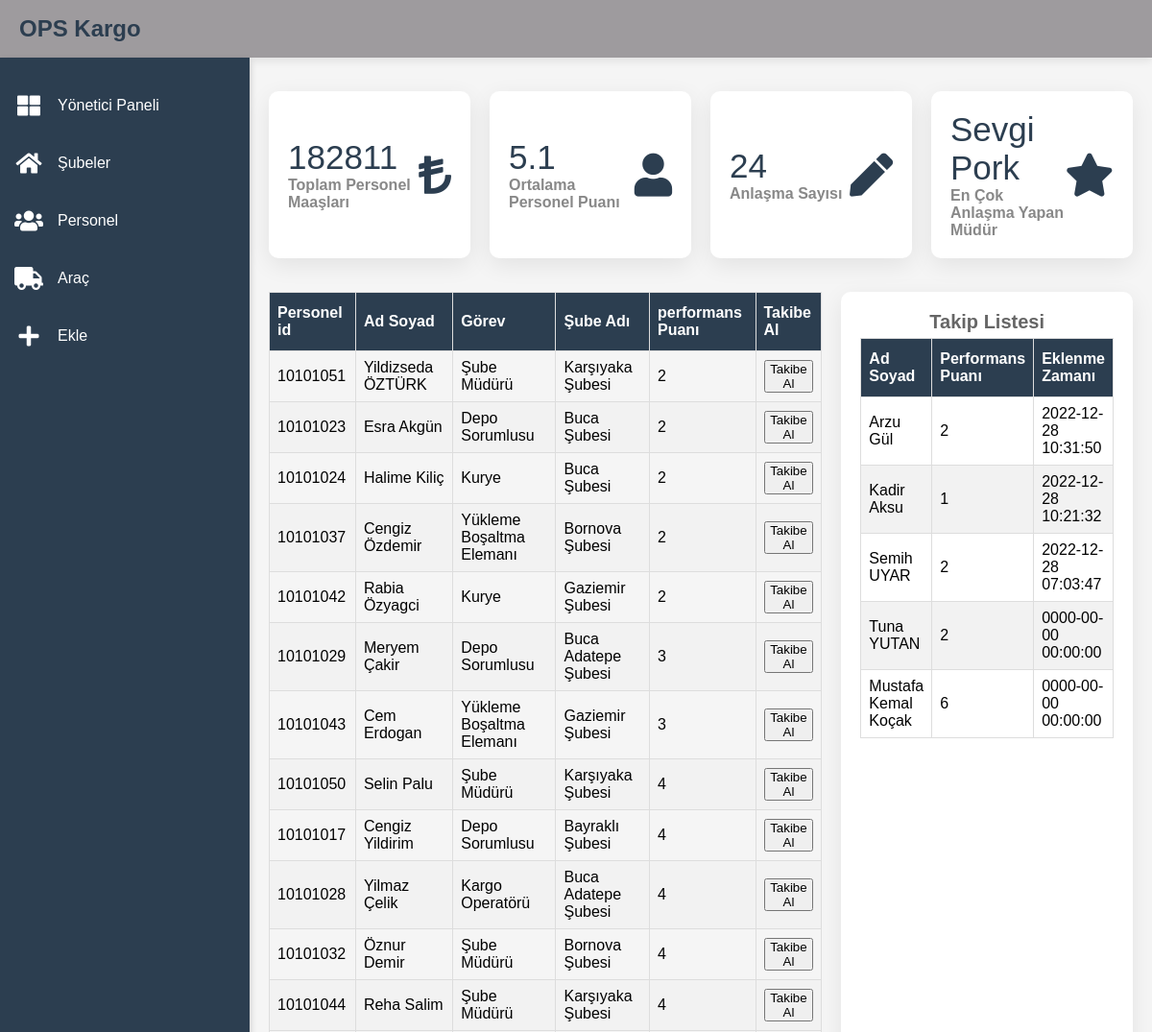
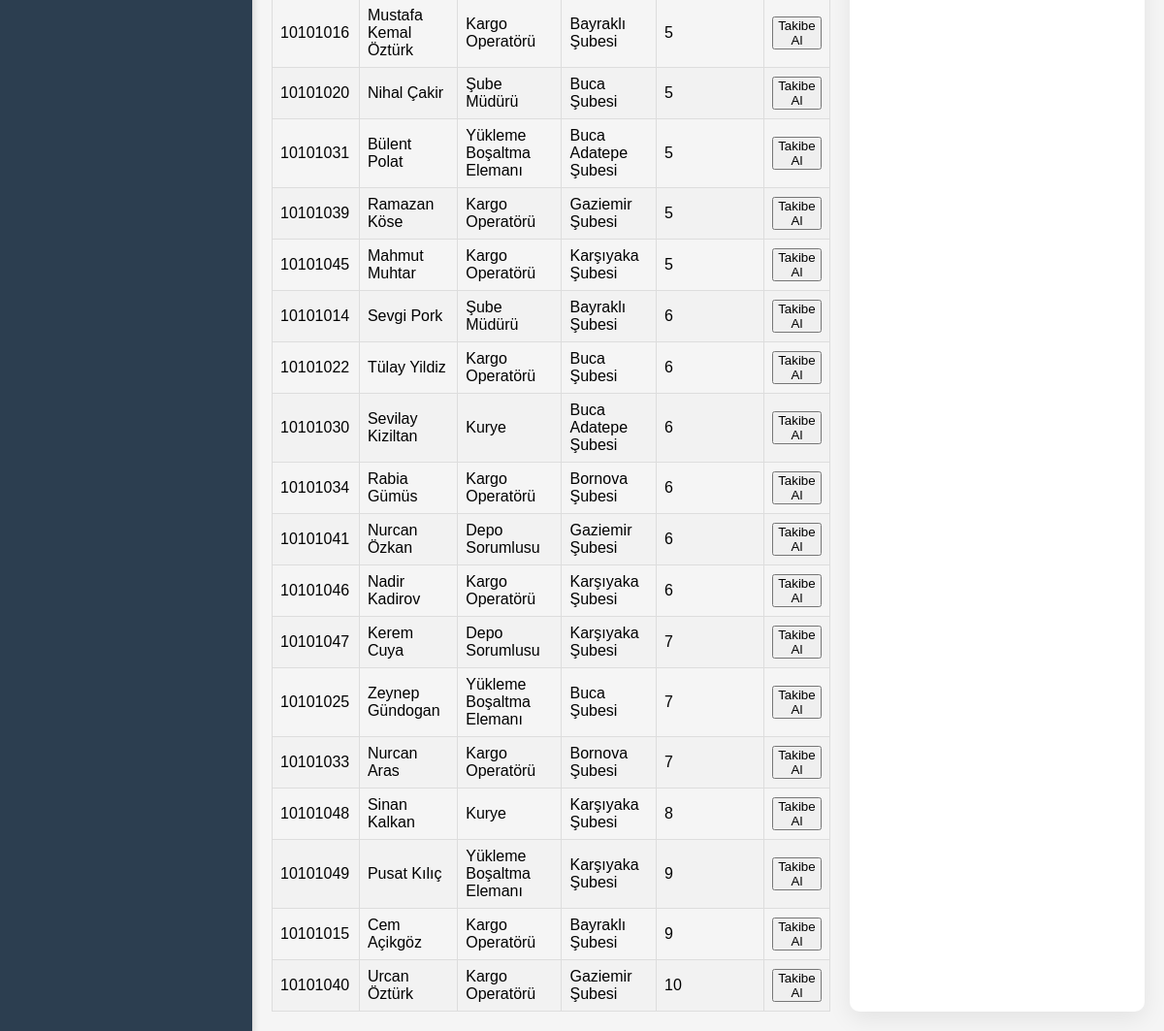
Page /personelAnaliz.php on the committed database (2 pictures, top to bottom).
### tables this page shows
CREATE TABLE IF NOT EXISTS `personel` (
  `perID` int NOT NULL,
  `perAd` varchar(255) NOT NULL,
  `perSoyad` varchar(255) NOT NULL,
  `performansPuani` int NOT NULL,
  `personelMaas` int NOT NULL,
  `perTel` varchar(255) NOT NULL,
  `perMail` varchar(255) NOT NULL,
  `subeID` int NOT NULL,
  `gorevID` int NOT NULL,
  PRIMARY KEY (`perID`),
  KEY `gorev_personel` (`gorevID`),
  KEY `sube_personel` (`subeID`)
);

CREATE TABLE IF NOT EXISTS `gorev` (
  `gorevID` int NOT NULL,
  `gorevAd` varchar(255) NOT NULL,
  PRIMARY KEY (`gorevID`)
);

CREATE TABLE IF NOT EXISTS `sube` (
  `subeID` int NOT NULL,
  `subeAd` varchar(255) NOT NULL,
  `subeKapasite` int NOT NULL,
  `kira` int NOT NULL,
  `ilceID` int NOT NULL,
  `sirketID` int NOT NULL,
  PRIMARY KEY (`subeID`),
  KEY `sube_ilce` (`ilceID`),
  KEY `sirketgels` (`sirketID`)
);

CREATE TABLE IF NOT EXISTS `kara_liste` (
  `perAd` varchar(255) NOT NULL,
  `perSoyad` varchar(255) NOT NULL,
  `performansPuani` int NOT NULL,
  `eklenme_tarihi` timestamp NOT NULL
);

### personelAnaliz.php (the view, shortened to what this page needs)
<?php
$db = new mysqli("localhost", "root", "", "kds");
$musterisorgu = $db->prepare("SELECT SUM(personel.personelMaas) p_maas FROM personel");
$musterisorgu->execute();
$musterisonuc = $musterisorgu->get_result();
$musteri_sayisi = $musterisonuc->fetch_assoc();
$satissorgu = $db->prepare(" SELECT round(AVG(personel.performansPuani),1) puan FROM personel");
$satissorgu->execute();
$satissonuc = $satissorgu->get_result();
$satis_sayisi = $satissonuc->fetch_assoc();
$subesorgu = $db->prepare("SELECT COUNT(antlasmalar.antlasmaID) sayi FROM antlasmalar");
$subesorgu->execute();
$subesonuc = $subesorgu->get_result();
$sube_sayisi = $subesonuc->fetch_assoc();
$bankasorgu = $db->prepare("SELECT CONCAT(personel.perAd,' ',personel.perSoyad) as pid, COUNT(antlasmalar.antlasmaID) as agreement_count
FROM antlasmalar
JOIN personel ON antlasmalar.perID = personel.perID
GROUP BY personel.perID
ORDER BY agreement_count DESC LIMIT 1;");
$bankasorgu->execute();
$bankasonuc = $bankasorgu->get_result();
$banka_sayisi = $bankasonuc->fetch_assoc();
?>
<?php
$baglanti = mysqli_connect("localhost", "root", "", "kds");
$baglanti->set_charset("utf8");
$baglanti->query('SET NAMES utf8');
$sorgu = $baglanti->query("SELECT personel.perID as perID, concat(personel.perAd,' ',personel.perSoyad) as ad, gorev.gorevAd as gorevv, sube.subeAd as s_ad, personel.performansPuani as puan
    FROM sube,personel,gorev
    WHERE sube.subeID=personel.subeID AND gorev.gorevID=personel.gorevID
    GROUP BY personel.perID
    ORDER BY personel.performansPuani ASC
    ");
$datas = array();
while ($sonuc = $sorgu->fetch_assoc()) {
    $datas[] = $sonuc;
}
$karaListeSorgu = $baglanti->query("SELECT concat(kara_liste.perAd,' ',kara_liste.perSoyad) as adsoyad, kara_liste.performansPuani as perfpuan, kara_liste.eklenme_tarihi as tarih FROM `kara_liste` ORDER BY kara_liste.eklenme_tarihi DESC");
$karaListeData = array();
while($sonuc = $karaListeSorgu->fetch_assoc()){
    $karaListeData[] = $sonuc;
}
?>
<!DOCTYPE html>
<html lang="tr">
<head>
    <link rel="stylesheet" href="https://pro.fontawesome.com/releases/v5.10.0/css/all.css" />
    <link rel="stylesheet" href="styles.css">
</head>
<body>
    <div class="container">
        <div class="topbar">
            <div class="logo">
                <h2>OPS Kargo</h2>
            </div>
        </div>
        <div class="sidebar">
            <ul>
                <li>
                    <a href="index.php">
                        <i class="fas fa-th-large"></i>
                        <div>Yönetici Paneli</div>
                    </a>
                </li>
                <li>
                    <a href="subeler.php">
                        <i class="fas fa-home"></i>
                        <div>Şubeler</div>
                    </a>
                </li>
                <li>
                    <a href="personelAnaliz.php">
                        <i class="fas fa-users"></i>
                        <div>Personel</div>
                    </a>
                </li>
                <li>
                    <a href="aracAnaliz.php">
                        <i class="fas fa-truck"></i>
                        <div>Araç</div>
                    </a>
                </li>
                <li>
                    <a href="deneme.php">
                        <i class="fas fa-plus"></i>
                        <div>Ekle</div>
                    </a>
                </li>
            </ul>
        </div>
        <div class="main">
            <div class="cards">
                <div class="card">
                    <div class="card-content">
                        <div class="number"><?php echo $musteri_sayisi["p_maas"]; ?></div>
                        <div class="card-name">Toplam Personel Maaşları</div>
                    </div>
                    <div class="icon-box">
                        <i class="fas fa-lira-sign"></i>
                    </div>
                </div>
                <div class="card">
                    <div class="card-content">
                        <div class="number"><?php echo $satis_sayisi["puan"]; ?></div>
                        <div class="card-name">Ortalama Personel Puanı</div>
                    </div>
                    <div class="icon-box">
                        <i class="fas fa-user"></i>
                    </div>
                </div>
                <div class="card">
                    <div class="card-content">
                        <div class="number"><?php echo $sube_sayisi["sayi"]; ?></div>
                        <div class="card-name">Anlaşma Sayısı</div>
                    </div>
                    <div class="icon-box">
                        <i class="fas fa-pen"></i>
                    </div>
                </div>
                <div class="card">
                    <div class="card-content">
                        <div class="number"><?php echo $banka_sayisi["pid"]; ?></div>
                        <div class="card-name">En Çok Anlaşma Yapan Müdür</div>
                    </div>
                    <div class="icon-box">
                        <i class="fas fa-star"></i>
                    </div>
                </div>
            </div>
            <div class="charts">
                <table id="personel">
                    <thead>
                        <tr class="">
                            <th scope="col">Personel id</th>
                            <th scope="col">Ad Soyad</th>
                            <th scope="col">Görev</th>
                            <th scope="col">Şube Adı</th>
                            <th scope="col">performans Puanı</th>
                            <th scope="col">Takibe Al</th>
                        </tr>
                    </thead>
                    <tbody>
                        <?php foreach ($datas as $key => $value) { ?>
                            <tr>
                                <td><?php echo $value["perID"] ?></td>
                                <td><?php echo $value["ad"] ?></td>
                                <td><?php echo $value["gorevv"] ?></td>
                                <td><?php echo $value["s_ad"] ?></td>
                                <td><?php echo $value["puan"] ?></td>
                                <td><button class="btnDanger" id="btnPersonelSil" onclick="personelSil(<?php echo $value['perID'] ?>)">Takibe Al</button></td>
                            </tr>
                        <?php } ?>
                    </tbody>
                </table>
                <div class="chart doughnut-chart">
                    <h2>Takip Listesi</h2>
                    <div>
                        <table id="personel">
                            <thead>
                                <tr class="">
                                    <th scope="col">Ad Soyad</th>
                                    <th scope="col">Performans Puanı</th>
                                    <th scope="col">Eklenme Zamanı</th>
                                </tr>
                            </thead>
                            <tbody>
                                <?php foreach ($karaListeData as $key => $value) { ?>
                                    <tr>
                                        <td><?php echo $value["adsoyad"] ?></td>
                                        <td><?php echo $value["perfpuan"] ?></td>
                                        <td><?php echo $value["tarih"] ?></td>
                                    </tr>
                                <?php } ?>
                            </tbody>
                        </table>
                    </div>
                </div>
            </div>
        </div>
    </div>
</body>
</html>

### styles.css (style rules this page uses)
* { padding: 0; margin: 0; box-sizing: border-box; font-family: 'poppins', sans-serif; }
.topbar { position: fixed; background: rgb(158, 155, 158); box-shadow: 0 4px 8px 0 rgba(0, 0, 0, 0.08); width: 100%; padding: 0 20px; height: 60px; display: grid; grid-template-columns: 2fr 10fr 0.4fr 1fr; align-items: center; z-index: 1; }
.logo h2 { color: #2c3e50; }
.sidebar { position: fixed; top: 60px; width: 260px; height: calc(100% - 60px); background: #2c3e50; overflow-x: hidden; box-shadow: 0 4px 8px 0 rgba(0, 0, 0, 0.2); z-index: 2; }
.sidebar ul { margin-top: 20px; }
.sidebar ul li { width: 100%; list-style: none; }
.sidebar ul li a { width: 100%; text-decoration: none; color: #fff; height: 60px; display: flex; align-items: center; }
.sidebar ul li a i { min-width: 60px; font-size: 24px; text-align: center; }
.main { position: absolute; top: 60px; width: calc(100% - 260px); min-height: calc(100vh - 60px); left: 260px; background: #f5f5f5; }
.cards { width: 100%; padding: 35px 20px; display: grid; grid-template-columns: repeat(4, 1fr); grid-gap: 20px; }
.cards .card { padding: 20px; display: flex; align-items: center; justify-content: space-between; background-color: #fff; border-radius: 10px; box-shadow: 0 7px 25px rgba(0, 0, 0, 0.08); }
.number { font-size: 35px; font-weight: 500; color: #2c3e50; }
.card-name { color: #888; font-weight: 600; }
.icon-box i { font-size: 45px; color: #2c3e50; }
.charts { display: grid; grid-template-columns: 2fr 1fr; grid-gap: 20px; width: 100%; padding: 20px; padding-top: 0; }
.chart { background-color: #fff; padding: 20px; border-radius: 10px; box-shadow: 0 7px 25px rgba(0, 0, 0, 0.08); width: 100%; }
.chart h2 { margin-bottom: 5px; font-size: 20px; color: #666; text-align: center }
#personel { border-collapse: collapse; width: 100%; }
#personel td, #personel th { border: 1px solid #ddd; padding: 8px; }
#personel tr:nth-child(even) { background-color: #f2f2f2; }
#personel th { padding-top: 12px; padding-bottom: 12px; text-align: left; background-color: #2c3e50; color: white; }

### personelAnaliz.php (style rules this page uses)
#personel { border-collapse: collapse; width: 100%; }
#personel td, #personel th { border: 1px solid #ddd; padding: 8px; }
#personel tr:nth-child(even) { background-color: #f2f2f2; }
#personel th { padding-top: 12px; padding-bottom: 12px; text-align: left; background-color: #2c3e50; color: white; }

### rows in the picture
personel: perID "10101051", ad "Yildizseda ÖZTÜRK", gorevID.gorevAd "Şube Müdürü", subeID.subeAd "Karşıyaka Şubesi", performansPuani "2"
personel: perID "10101023", ad "Esra Akgün", gorevID.gorevAd "Depo Sorumlusu", subeID.subeAd "Buca Şubesi", performansPuani "2"
personel: perID "10101024", ad "Halime Kiliç", gorevID.gorevAd "Kurye", subeID.subeAd "Buca Şubesi", performansPuani "2"
personel: perID "10101037", ad "Cengiz Özdemir", gorevID.gorevAd "Yükleme Boşaltma Elemanı", subeID.subeAd "Bornova Şubesi", performansPuani "2"
personel: perID "10101042", ad "Rabia Özyagci", gorevID.gorevAd "Kurye", subeID.subeAd "Gaziemir Şubesi", performansPuani "2"
personel: perID "10101029", ad "Meryem Çakir", gorevID.gorevAd "Depo Sorumlusu", subeID.subeAd "Buca Adatepe Şubesi", performansPuani "3"
personel: perID "10101043", ad "Cem Erdogan", gorevID.gorevAd "Yükleme Boşaltma Elemanı", subeID.subeAd "Gaziemir Şubesi", performansPuani "3"
personel: perID "10101050", ad "Selin Palu", gorevID.gorevAd "Şube Müdürü", subeID.subeAd "Karşıyaka Şubesi", performansPuani "4"
personel: perID "10101017", ad "Cengiz Yildirim", gorevID.gorevAd "Depo Sorumlusu", subeID.subeAd "Bayraklı Şubesi", performansPuani "4"
personel: perID "10101028", ad "Yilmaz Çelik", gorevID.gorevAd "Kargo Operatörü", subeID.subeAd "Buca Adatepe Şubesi", performansPuani "4"
personel: perID "10101032", ad "Öznur Demir", gorevID.gorevAd "Şube Müdürü", subeID.subeAd "Bornova Şubesi", performansPuani "4"
personel: perID "10101044", ad "Reha Salim", gorevID.gorevAd "Şube Müdürü", subeID.subeAd "Karşıyaka Şubesi", performansPuani "4"
personel: perID "10101016", ad "Mustafa Kemal Öztürk", gorevID.gorevAd "Kargo Operatörü", subeID.subeAd "Bayraklı Şubesi", performansPuani "5"
personel: perID "10101020", ad "Nihal Çakir", gorevID.gorevAd "Şube Müdürü", subeID.subeAd "Buca Şubesi", performansPuani "5"
personel: perID "10101031", ad "Bülent Polat", gorevID.gorevAd "Yükleme Boşaltma Elemanı", subeID.subeAd "Buca Adatepe Şubesi", performansPuani "5"
personel: perID "10101039", ad "Ramazan Köse", gorevID.gorevAd "Kargo Operatörü", subeID.subeAd "Gaziemir Şubesi", performansPuani "5"
personel: perID "10101045", ad "Mahmut Muhtar", gorevID.gorevAd "Kargo Operatörü", subeID.subeAd "Karşıyaka Şubesi", performansPuani "5"
personel: perID "10101014", ad "Sevgi Pork", gorevID.gorevAd "Şube Müdürü", subeID.subeAd "Bayraklı Şubesi", performansPuani "6"
personel: perID "10101022", ad "Tülay Yildiz", gorevID.gorevAd "Kargo Operatörü", subeID.subeAd "Buca Şubesi", performansPuani "6"
personel: perID "10101030", ad "Sevilay Kiziltan", gorevID.gorevAd "Kurye", subeID.subeAd "Buca Adatepe Şubesi", performansPuani "6"
personel: perID "10101034", ad "Rabia Gümüs", gorevID.gorevAd "Kargo Operatörü", subeID.subeAd "Bornova Şubesi", performansPuani "6"
personel: perID "10101041", ad "Nurcan Özkan", gorevID.gorevAd "Depo Sorumlusu", subeID.subeAd "Gaziemir Şubesi", performansPuani "6"
personel: perID "10101046", ad "Nadir Kadirov", gorevID.gorevAd "Kargo Operatörü", subeID.subeAd "Karşıyaka Şubesi", performansPuani "6"
personel: perID "10101047", ad "Kerem Cuya", gorevID.gorevAd "Depo Sorumlusu", subeID.subeAd "Karşıyaka Şubesi", performansPuani "7"
personel: perID "10101025", ad "Zeynep Gündogan", gorevID.gorevAd "Yükleme Boşaltma Elemanı", subeID.subeAd "Buca Şubesi", performansPuani "7"
personel: perID "10101033", ad "Nurcan Aras", gorevID.gorevAd "Kargo Operatörü", subeID.subeAd "Bornova Şubesi", performansPuani "7"
personel: perID "10101048", ad "Sinan Kalkan", gorevID.gorevAd "Kurye", subeID.subeAd "Karşıyaka Şubesi", performansPuani "8"
personel: perID "10101049", ad "Pusat Kılıç", gorevID.gorevAd "Yükleme Boşaltma Elemanı", subeID.subeAd "Karşıyaka Şubesi", performansPuani "9"
personel: perID "10101015", ad "Cem Açikgöz", gorevID.gorevAd "Kargo Operatörü", subeID.subeAd "Bayraklı Şubesi", performansPuani "9"
personel: perID "10101040", ad "Urcan Öztürk", gorevID.gorevAd "Kargo Operatörü", subeID.subeAd "Gaziemir Şubesi", performansPuani "10"
kara_liste: adsoyad "Arzu Gül", performansPuani "2", eklenme_tarihi "2022-12-28 10:31:50"
kara_liste: adsoyad "Kadir Aksu", performansPuani "1", eklenme_tarihi "2022-12-28 10:21:32"
kara_liste: adsoyad "Semih UYAR", performansPuani "2", eklenme_tarihi "2022-12-28 07:03:47"
kara_liste: adsoyad "Tuna YUTAN", performansPuani "2", eklenme_tarihi "0000-00-00 00:00:00"
kara_liste: adsoyad "Mustafa Kemal Koçak", performansPuani "6", eklenme_tarihi "0000-00-00 00:00:00"

### other values in the picture
$musteri_sayisi["p_maas"] "182811"
$satis_sayisi["puan"] "5.1"
$sube_sayisi["sayi"] "24"
$banka_sayisi["pid"] "Sevgi Pork"
